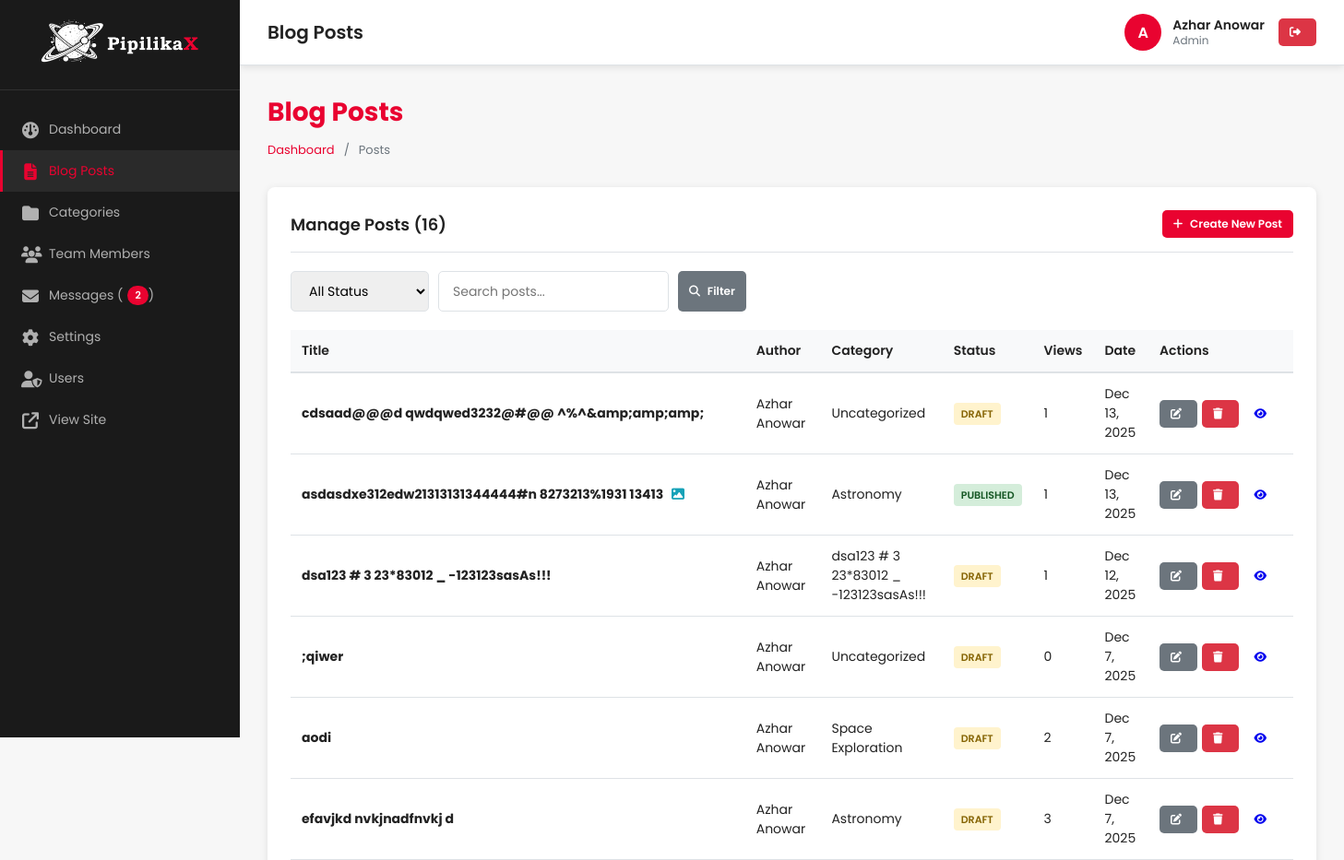
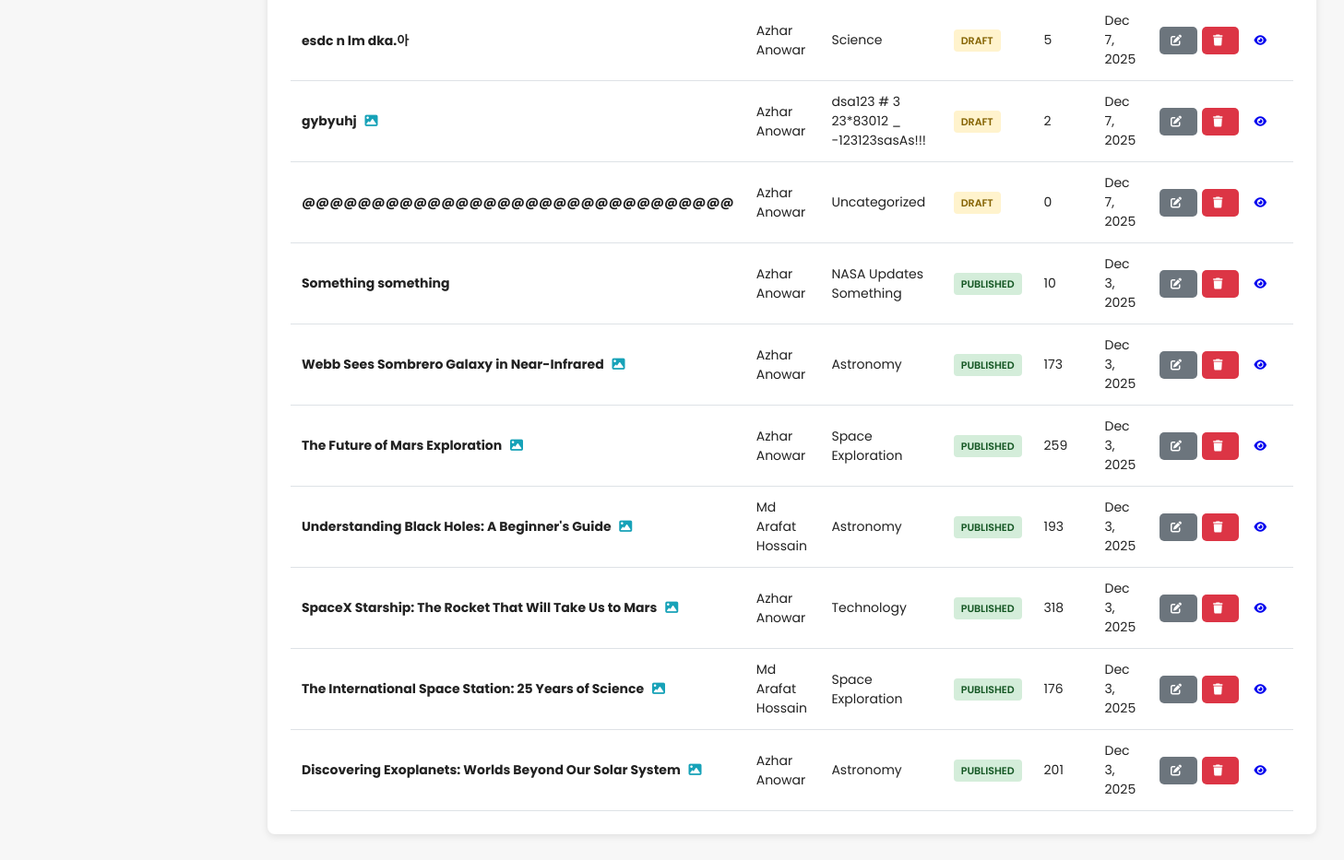
The page /admin/posts/index.php (signed in) on the database its author committed (2 pictures, top to bottom).
### tables this page shows
CREATE TABLE `blog_posts` (
  `id` int(11) NOT NULL,
  `title` varchar(255) NOT NULL,
  `slug` varchar(255) NOT NULL,
  `excerpt` text DEFAULT NULL,
  `content` longtext NOT NULL,
  `featured_image` varchar(255) DEFAULT NULL,
  `author_id` int(11) DEFAULT NULL,
  `category_id` int(11) DEFAULT NULL,
  `status` enum('draft','published','archived') DEFAULT 'draft',
  `views` int(11) DEFAULT 0,
  `allow_comments` tinyint(1) DEFAULT 1,
  `created_at` timestamp NOT NULL DEFAULT current_timestamp(),
  `updated_at` timestamp NOT NULL DEFAULT '0000-00-00 00:00:00' ON UPDATE current_timestamp(),
  `published_at` timestamp NULL DEFAULT NULL
);

CREATE TABLE `users` (
  `id` int(11) NOT NULL,
  `username` varchar(50) NOT NULL,
  `email` varchar(100) NOT NULL,
  `password` varchar(255) NOT NULL,
  `full_name` varchar(100) DEFAULT NULL,
  `role` enum('admin','editor','author','subscriber') DEFAULT 'subscriber',
  `is_active` tinyint(1) DEFAULT 1,
  `avatar` varchar(255) DEFAULT NULL,
  `bio` text DEFAULT NULL,
  `created_at` timestamp NOT NULL DEFAULT current_timestamp(),
  `updated_at` timestamp NOT NULL DEFAULT '0000-00-00 00:00:00' ON UPDATE current_timestamp(),
  `last_login` timestamp NULL DEFAULT NULL
);

CREATE TABLE `categories` (
  `id` int(11) NOT NULL,
  `name` varchar(100) NOT NULL,
  `slug` varchar(100) NOT NULL,
  `description` text DEFAULT NULL,
  `post_count` int(11) DEFAULT 0,
  `created_at` timestamp NOT NULL DEFAULT current_timestamp(),
  `updated_at` timestamp NOT NULL DEFAULT '0000-00-00 00:00:00' ON UPDATE current_timestamp()
);

### includes/functions.php (called while the page is built, shortened)
<?php
function isLoggedIn()
{
    return isset($_SESSION['user_id']) && !empty($_SESSION['user_id']);
}
function canEditPost($post_author_id)
{
    $role = $_SESSION['user_role'];
    if (in_array($role, ['admin', 'editor'])) {
        return true;
    }
    return false;
}
function formatDate($date, $format = 'F j, Y')
{
    return date($format, strtotime($date));
}

### admin/posts/index.php (the view, shortened to what this page needs)
<?php
require_once __DIR__ . '/../includes/header.php';
$status_filter = $_GET['status'] ?? 'all';
$search = $_GET['search'] ?? '';
$where = [];
$params = [];
$where_clause = !empty($where) ? 'WHERE ' . implode(' AND ', $where) : '';
$count_query = "SELECT COUNT(*) FROM blog_posts p $where_clause";
$stmt = $pdo->prepare($count_query);
$stmt->execute($params);
$total_posts = $stmt->fetchColumn();
$page = $_GET['page'] ?? 1;
$per_page = ADMIN_POSTS_PER_PAGE;
$offset = ($page - 1) * $per_page;
$query = "
    SELECT p.*, u.full_name as author_name, c.name as category_name
    FROM blog_posts p
    LEFT JOIN users u ON p.author_id = u.id
    LEFT JOIN categories c ON p.category_id = c.id
    $where_clause
    ORDER BY p.created_at DESC
    LIMIT $per_page OFFSET $offset
";
$stmt = $pdo->prepare($query);
$stmt->execute($params);
$posts = $stmt->fetchAll();
?>
<div class="page-header">
    <h2>Blog Posts</h2>
    <div class="breadcrumb">
        <a href="<?php echo ADMIN_URL; ?>">Dashboard</a> / <span>Posts</span>
    </div>
</div>
<div class="card">
    <div class="card-header">
        <h3>Manage Posts (<?php echo $total_posts; ?>)</h3>
        <a href="manage.php" class="btn btn-primary btn-sm">
            <i class="fas fa-plus"></i> Create New Post
        </a>
    </div>
    <div style="padding: 0 0 20px 0;">
        <form method="GET" action="" style="display: flex; gap: 10px; flex-wrap: wrap;">
            <select name="status" class="form-control" style="width: 150px;">
                <option value="all" <?php echo $status_filter == 'all' ? 'selected' : ''; ?>>All Status</option>
            </select>
            <input type="text" name="search" class="form-control" placeholder="Search posts..."
                value="<?php echo htmlspecialchars($search); ?>" style="width: 250px;">
            <button type="submit" class="btn btn-secondary btn-sm">
                <i class="fas fa-search"></i> Filter
            </button>
        </form>
    </div>
    <?php if (count($posts) > 0): ?>
        <table class="table">
            <thead>
                <tr>
                    <th>Title</th>
                    <th>Author</th>
                    <th>Category</th>
                    <th>Status</th>
                    <th>Views</th>
                    <th>Date</th>
                    <th style="width: 150px;">Actions</th>
                </tr>
            </thead>
            <tbody>
                <?php foreach ($posts as $post): ?>
                    <tr>
                        <td>
                            <strong><?php echo htmlspecialchars($post['title']); ?></strong>
                            <?php if ($post['featured_image']): ?>
                                <i class="fas fa-image" style="color: #17a2b8; margin-left: 5px;" title="Has featured image"></i>
                            <?php endif; ?>
                        </td>
                        <td><?php echo htmlspecialchars($post['author_name'] ?? 'Unknown'); ?></td>
                        <td><?php echo htmlspecialchars($post['category_name'] ?? 'Uncategorized'); ?></td>
                        <td>
                            <?php
                            $badge_class = [
                                'published' => 'badge-success',
                                'draft' => 'badge-warning',
                                'archived' => 'badge-info'
                            ][$post['status']] ?? 'badge-info';
                            ?>
                            <span class="badge <?php echo $badge_class; ?>">
                                <?php echo ucfirst($post['status']); ?>
                            </span>
                        </td>
                        <td><?php echo number_format($post['views']); ?></td>
                        <td><?php echo formatDate($post['created_at'], 'M j, Y'); ?></td>
                        <td>
                            <div class="action-buttons">
                                <?php if (canEditPost($post['author_id'])): ?>
                                    <a href="manage.php?id=<?php echo $post['id']; ?>" class="btn btn-sm btn-secondary"
                                        title="Edit">
                                        <i class="fas fa-edit"></i>
                                    </a>
                                    <a href="delete.php?id=<?php echo $post['id']; ?>" class="btn btn-sm btn-danger"
                                        data-confirm="Are you sure you want to delete this post?" title="Delete">
                                        <i class="fas fa-trash"></i>
                                    </a>
                                <?php endif; ?>
                                <a href="<?php echo SITE_URL; ?>/blog/<?php echo $post['slug']; ?>" target="_blank"
                                    class="btn btn-sm btn-info" title="View">
                                    <i class="fas fa-eye"></i>
                                </a>
                            </div>
                        </td>
                    </tr>
                <?php endforeach; ?>
            </tbody>
        </table>
    <?php endif; ?>
</div>
<?php require_once __DIR__ . '/../includes/footer.php'; ?>

### admin/assets/css/admin-style.css (style rules this page uses)
:root { --admin-primary: #E90330; --admin-primary-dark: #B00225; --admin-bg: #f7f7f7; --admin-sidebar-bg: #1a1a1a; --admin-sidebar-text: #b0b0b0; --admin-sidebar-hover: #2a2a2a; --admin-white: #ffffff; --admin-text: #222222; --admin-text-light: #6c757d; --admin-border: #dee2e6; --admin-success: #28a745; --admin-warning: #ffc107; --admin-danger: #dc3545; --admin-info: #17a2b8; --admin-shadow: 0 2px 8px rgba(0, 0, 0, 0.1); }
* { box-sizing: border-box; }
body { margin: 0; font-family: 'Poppins', sans-serif; background: var(--admin-bg); color: var(--admin-text); font-size: 14px; }
.page-header { margin-bottom: 30px; }
.page-header h2 { margin: 0 0 10px 0; color: var(--admin-primary); font-size: 28px; font-weight: 700; }
.breadcrumb { display: flex; gap: 10px; color: var(--admin-text-light); font-size: 13px; }
.breadcrumb a { color: var(--admin-primary); text-decoration: none; }
.card { background: var(--admin-white); border-radius: 8px; padding: 25px; margin-bottom: 20px; box-shadow: var(--admin-shadow); }
.card-header { display: flex; justify-content: space-between; align-items: center; margin-bottom: 20px; padding-bottom: 15px; border-bottom: 1px solid var(--admin-border); }
.card-header h3 { margin: 0; font-size: 18px; color: var(--admin-text); font-weight: 600; }
.btn { padding: 10px 20px; border: none; border-radius: 5px; font-family: 'Poppins', sans-serif; font-size: 14px; font-weight: 600; cursor: pointer; transition: all 0.3s ease; text-decoration: none; display: inline-block; text-align: center; }
.btn-primary { background: var(--admin-primary); color: white; }
.btn-danger { background: var(--admin-danger); color: white; }
.btn-secondary { background: #6c757d; color: white; }
.btn-sm { padding: 6px 12px; font-size: 12px; }
.btn i { margin-right: 5px; }
.form-control { width: 100%; padding: 10px 15px; border: 1px solid var(--admin-border); border-radius: 5px; font-family: 'Poppins', sans-serif; font-size: 14px; transition: border-color 0.3s ease; }
.table { width: 100%; border-collapse: collapse; background: white; }
.table thead { background: #f8f9fa; }
.table th { padding: 12px; text-align: left; font-weight: 600; color: var(--admin-text); border-bottom: 2px solid var(--admin-border); }
.table td { padding: 12px; border-bottom: 1px solid var(--admin-border); }
.badge { padding: 4px 8px; border-radius: 4px; font-size: 11px; font-weight: 600; text-transform: uppercase; }
.badge-success { background: #d4edda; color: #155724; }
.badge-warning { background: #fff3cd; color: #856404; }
.action-buttons { display: flex; gap: 5px; }

### rows shown on the page
blog_posts: title "cdsaad@@@d qwdqwed3232@#@@ ^%^&amp;amp;amp;", author.full_name "Azhar Anowar", category_name "Uncategorized", status "DRAFT", views "1", created_at "Dec 13, 2025"
blog_posts: title "asdasdxe312edw21313131344444#n 8273213%1931 13413", author.full_name "Azhar Anowar", category.name "Astronomy", status "PUBLISHED", views "1", created_at "Dec 13, 2025"
blog_posts: title "dsa123 # 3 23*83012 _ -123123sasAs!!!", author.full_name "Azhar Anowar", category.name "dsa123 # 3 23*83012 _ -123123sasAs!!!", status "DRAFT", views "1", created_at "Dec 12, 2025"
blog_posts: title ";qiwer", author.full_name "Azhar Anowar", category_name "Uncategorized", status "DRAFT", views "0", created_at "Dec 7, 2025"
blog_posts: title "aodi", author.full_name "Azhar Anowar", category.name "Space Exploration", status "DRAFT", views "2", created_at "Dec 7, 2025"
blog_posts: title "efavjkd nvkjnadfnvkj d", author.full_name "Azhar Anowar", category.name "Astronomy", status "DRAFT", views "3", created_at "Dec 7, 2025"
blog_posts: title "esdc n lm dka.아", author.full_name "Azhar Anowar", category.name "Science", status "DRAFT", views "5", created_at "Dec 7, 2025"
blog_posts: title "gybyuhj", author.full_name "Azhar Anowar", category.name "dsa123 # 3 23*83012 _ -123123sasAs!!!", status "DRAFT", views "2", created_at "Dec 7, 2025"
blog_posts: title "@@@@@@@@@@@@@@@@@@@@@@@@@@@@@@@", author.full_name "Azhar Anowar", category_name "Uncategorized", status "DRAFT", views "0", created_at "Dec 7, 2025"
blog_posts: title "Something something", author.full_name "Azhar Anowar", category.name "NASA Updates Something", status "PUBLISHED", views "10", created_at "Dec 3, 2025"
blog_posts: title "Webb Sees Sombrero Galaxy in Near-Infrared", author.full_name "Azhar Anowar", category.name "Astronomy", status "PUBLISHED", views "173", created_at "Dec 3, 2025"
blog_posts: title "The Future of Mars Exploration", author.full_name "Azhar Anowar", category.name "Space Exploration", status "PUBLISHED", views "259", created_at "Dec 3, 2025"
blog_posts: title "Understanding Black Holes: A Beginner's Guide", author.full_name "Md Arafat Hossain", category.name "Astronomy", status "PUBLISHED", views "193", created_at "Dec 3, 2025"
blog_posts: title "SpaceX Starship: The Rocket That Will Take Us to Mars", author.full_name "Azhar Anowar", category.name "Technology", status "PUBLISHED", views "318", created_at "Dec 3, 2025"
blog_posts: title "The International Space Station: 25 Years of Science", author.full_name "Md Arafat Hossain", category.name "Space Exploration", status "PUBLISHED", views "176", created_at "Dec 3, 2025"
blog_posts: title "Discovering Exoplanets: Worlds Beyond Our Solar System", author.full_name "Azhar Anowar", category.name "Astronomy", status "PUBLISHED", views "201", created_at "Dec 3, 2025"

### other values the page prints
$unread_messages_count "2"
$page_heading "Blog Posts"
substr($current_user['username'], 0, 1) "A"
$current_user['full_name'] "Azhar Anowar"
$current_user['role'] "Admin"
$total_posts "16"
